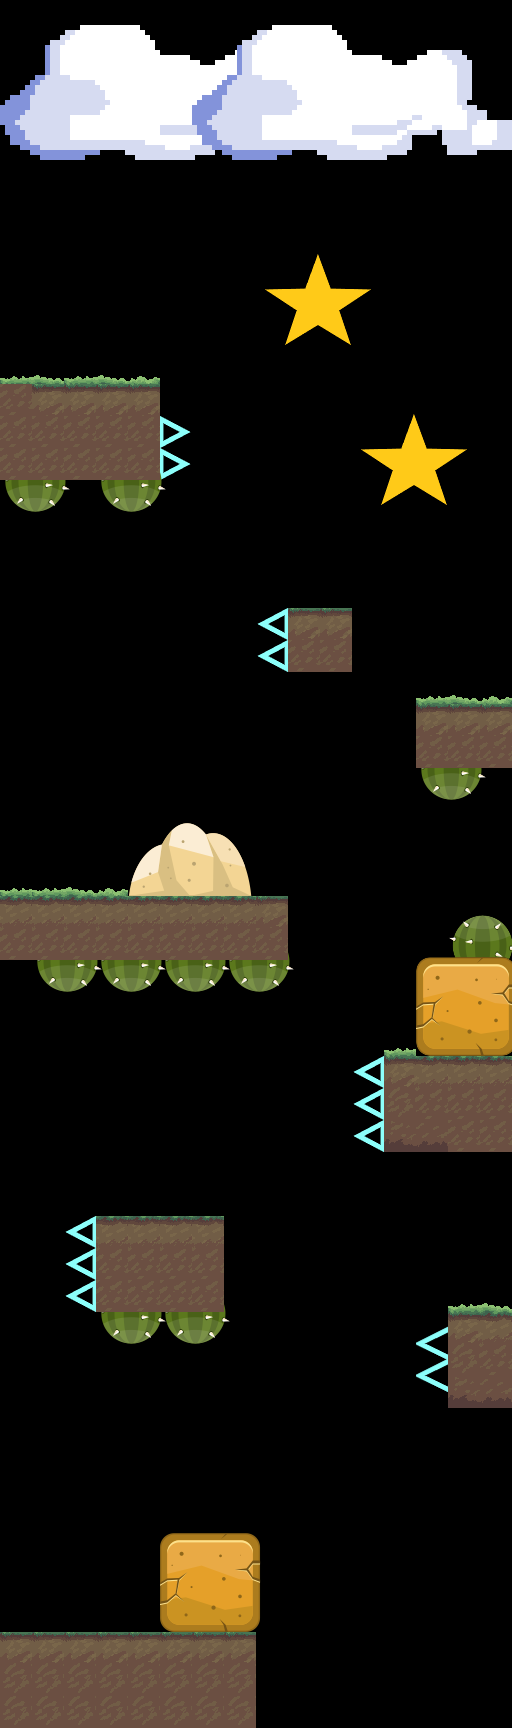

This is a level from a 2D game, rendered from its Tiled map with the project's own tilesets. A one-line summary and the complete map file follow:
An orthogonal 16x54 tile map with 32x32 px tiles, 2 tile layers (Tile Layer 2, Tile Layer 1), 2 tilesets and 29 objects.

<map version="1.2" tiledversion="1.2.4" orientation="orthogonal" renderorder="right-down" width="16" height="54" tilewidth="32" tileheight="32" infinite="0" nextlayerid="9" nextobjectid="61">
 <tileset firstgid="1" source="forest.tsx" />
 <tileset firstgid="233" source="objects.tsx" />
 <layer id="7" name="Tile Layer 2" width="16" height="54">
  <data encoding="csv">
0,0,0,0,0,0,0,0,0,0,0,0,0,0,0,0,
0,0,0,0,0,0,0,0,0,0,0,0,0,0,0,0,
0,0,0,0,0,0,0,0,0,0,0,0,0,0,0,0,
0,0,0,0,0,0,0,0,0,0,0,0,0,0,0,0,
0,0,0,0,0,0,0,0,0,0,0,0,0,0,0,0,
0,0,0,0,0,0,0,0,0,0,0,0,0,0,0,0,
0,0,0,0,0,0,0,0,0,0,0,0,0,0,0,0,
0,0,0,0,0,0,0,0,0,0,0,0,0,0,0,0,
0,0,0,0,0,0,0,0,0,0,0,0,0,0,0,0,
0,0,0,0,0,0,0,0,0,0,0,0,0,0,0,0,
0,0,0,0,0,0,0,0,0,0,0,0,0,0,0,0,
0,0,0,0,0,0,0,0,0,0,0,0,0,0,0,0,
0,0,0,0,0,0,0,0,0,0,0,0,0,0,0,0,
0,0,0,0,0,2684354818,0,0,0,0,0,0,0,0,0,0,
0,0,0,0,0,2684354818,0,0,0,0,0,0,0,0,0,0,
3221225726,0,0,3221225726,0,0,0,0,0,0,0,0,0,0,0,0,
0,0,0,0,0,0,0,0,0,0,0,0,0,0,0,0,
0,0,0,0,0,0,0,0,0,0,0,0,0,0,0,0,
0,0,0,0,0,0,0,0,0,0,0,0,0,0,0,0,
0,0,0,0,0,0,0,0,1610612994,0,0,0,0,0,0,0,
0,0,0,0,0,0,0,0,1610612994,0,0,0,0,0,0,0,
0,0,0,0,0,0,0,0,0,0,0,0,0,0,0,0,
0,0,0,0,0,0,0,0,0,0,0,0,0,0,0,0,
0,0,0,0,0,0,0,0,0,0,0,0,0,0,0,0,
0,0,0,0,0,0,0,0,0,0,0,0,0,3221225726,0,0,
0,0,0,0,0,0,0,0,0,0,0,0,0,0,0,0,
0,0,0,0,0,0,0,0,0,0,0,0,0,0,0,0,
0,0,0,0,0,0,0,0,0,0,0,0,0,0,0,0,
0,0,0,0,0,0,0,0,0,0,0,0,0,0,0,0,
0,0,0,0,0,0,0,0,0,0,0,0,0,0,254,0,
0,3221225726,0,3221225726,0,3221225726,0,3221225726,0,0,0,0,0,0,0,0,
0,0,0,0,0,0,0,0,0,0,0,0,0,0,0,0,
0,0,0,0,0,0,0,0,0,0,0,0,0,0,0,0,
0,0,0,0,0,0,0,0,0,0,0,1610612994,0,0,0,0,
0,0,0,0,0,0,0,0,0,0,0,1610612994,0,0,0,0,
0,0,0,0,0,0,0,0,0,0,0,1610612994,0,0,0,0,
0,0,0,0,0,0,0,0,0,0,0,0,0,0,0,0,
0,0,0,0,0,0,0,0,0,0,0,0,0,0,0,0,
0,0,1610612994,0,0,0,0,0,0,0,0,0,0,0,0,0,
0,0,1610612994,0,0,0,0,0,0,0,0,0,0,0,0,0,
0,0,1610612994,0,0,0,0,0,0,0,0,0,0,0,0,0,
0,0,0,3221225726,0,3221225726,0,0,0,0,0,0,0,0,0,0,
0,0,0,0,0,0,0,0,0,0,0,0,0,2684354817,0,0,
0,0,0,0,0,0,0,0,0,0,0,0,0,2684354817,0,0,
0,0,0,0,0,0,0,0,0,0,0,0,0,0,0,0,
0,0,0,0,0,0,0,0,0,0,0,0,0,0,0,0,
0,0,0,0,0,0,0,0,0,0,0,0,0,0,0,0,
0,0,0,0,0,0,0,0,0,0,0,0,0,0,0,0,
0,0,0,0,0,0,0,0,0,0,0,0,0,0,0,0,
0,0,0,0,0,0,0,0,0,0,0,0,0,0,0,0,
0,0,0,0,0,0,0,0,0,0,0,0,0,0,0,0,
0,0,0,0,0,0,0,0,0,0,0,0,0,0,0,0,
0,0,0,0,0,0,0,0,0,0,0,0,0,0,0,0,
0,0,0,0,0,0,0,0,0,0,0,0,0,0,0,0
</data>
 </layer>
 <layer id="8" name="Tile Layer 1" width="16" height="54">
  <data encoding="csv">
0,0,0,0,0,0,0,0,0,0,0,0,0,0,0,0,
0,0,0,0,0,0,0,0,0,0,0,0,0,0,0,0,
0,0,0,0,0,0,0,0,0,0,0,0,0,0,0,0,
0,0,0,0,0,0,0,0,0,0,0,0,0,0,0,0,
255,0,0,0,0,0,255,0,0,0,0,0,0,0,0,0,
0,0,0,0,0,0,0,0,0,0,0,0,0,0,0,0,
0,0,0,0,0,0,0,0,0,0,0,0,0,0,0,0,
0,0,0,0,0,0,0,0,0,0,0,0,0,0,0,0,
0,0,0,0,0,0,0,0,0,0,0,0,0,0,0,0,
0,0,0,0,0,0,0,0,0,0,0,0,0,0,0,0,
0,0,0,0,0,0,0,0,256,0,0,0,0,0,0,0,
126,127,126,127,128,0,0,0,0,0,0,0,0,0,0,0,
185,155,155,155,155,0,0,0,0,0,0,0,0,0,0,0,
185,185,185,185,185,0,0,0,0,0,0,0,0,0,0,0,
185,185,185,185,185,0,0,0,0,0,0,0,0,0,0,0,
0,0,0,0,0,0,0,0,0,0,0,256,0,0,0,0,
0,0,0,0,0,0,0,0,0,0,0,0,0,0,0,0,
0,0,0,0,0,0,0,0,0,0,0,0,0,0,0,0,
0,0,0,0,0,0,0,0,0,0,0,0,0,0,0,0,
0,0,0,0,0,0,0,0,0,155,155,0,0,0,0,0,
0,0,0,0,0,0,0,0,0,185,185,0,0,0,0,0,
0,0,0,0,0,0,0,0,0,0,0,0,0,126,127,128,
0,0,0,0,0,0,0,0,0,0,0,0,0,155,155,155,
0,0,0,0,0,0,0,0,0,0,0,0,0,185,185,185,
0,0,0,0,0,0,0,0,0,0,0,0,0,0,0,0,
0,0,0,0,0,0,0,0,0,0,0,0,0,0,0,0,
0,0,0,0,0,0,0,0,0,0,0,0,0,0,0,0,
126,126,127,128,259,0,0,0,0,0,0,0,0,0,0,0,
156,156,156,156,156,156,156,156,155,0,0,0,0,0,0,0,
185,185,185,185,185,185,185,185,185,0,0,0,0,0,0,0,
0,0,0,0,0,0,0,0,0,0,0,0,0,0,0,0,
0,0,0,0,0,0,0,0,0,0,0,0,0,0,0,0,
0,0,0,0,0,0,0,0,0,0,0,0,126,260,0,0,
0,0,0,0,0,0,0,0,0,0,0,0,155,156,156,156,
0,0,0,0,0,0,0,0,0,0,0,0,184,185,185,185,
0,0,0,0,0,0,0,0,0,0,0,0,213,214,185,185,
0,0,0,0,0,0,0,0,0,0,0,0,0,0,0,0,
0,0,0,0,0,0,0,0,0,0,0,0,0,0,0,0,
0,0,0,156,156,156,156,0,0,0,0,0,0,0,0,0,
0,0,0,185,185,185,185,0,0,0,0,0,0,0,0,0,
0,0,0,185,185,185,185,0,0,0,0,0,0,0,126,127,
0,0,0,0,0,0,0,0,0,0,0,0,0,0,155,156,
0,0,0,0,0,0,0,0,0,0,0,0,0,0,184,185,
0,0,0,0,0,0,0,0,0,0,0,0,0,0,213,214,
0,0,0,0,0,0,0,0,0,0,0,0,0,0,0,0,
0,0,0,0,0,0,0,0,0,0,0,0,0,0,0,0,
0,0,0,0,0,0,0,0,0,0,0,0,0,0,0,0,
0,0,0,0,0,0,0,0,0,0,0,0,0,0,0,0,
0,0,0,0,0,0,0,0,0,0,0,0,0,0,0,0,
0,0,0,0,0,0,0,0,0,0,0,0,0,0,0,0,
0,0,0,0,0,260,0,0,0,0,0,0,0,0,0,0,
155,155,155,155,155,155,155,155,0,0,0,0,0,0,0,0,
184,184,184,184,184,184,184,184,0,0,0,0,0,0,0,0,
184,184,184,184,184,184,184,184,0,0,0,0,0,0,0,0
</data>
 </layer>
 <objectgroup id="6" name="bounds">
  <object id="52" x="231.122" y="1727">
   <polyline points="0,0 279.878,-3.2403 278.99,-1724.92 -230.122,-1726 -229.233,-106.93" />
  </object>
  <object id="53" x="258" y="1728">
   <polyline points="0,0 -258,1 -257,-88" />
  </object>
 </objectgroup>
 <objectgroup id="3" name="ground">
  <object id="25" x="68" y="485">
   <polyline points="0,0 29,-2" />
  </object>
  <object id="38" x="1" y="1633">
   <polyline points="0,0 256,0 256,91" />
  </object>
  <object id="41" x="158" y="1632">
   <polyline points="0,0 1,-98 97,-97 96,2" />
  </object>
  <object id="42" x="450" y="1341">
   <polyline points="0,0 0,-30 62,-30" />
  </object>
  <object id="43" x="452" y="1410">
   <polyline points="0,0 62,-2" />
  </object>
  <object id="44" x="95" y="1311">
   <polyline points="0,0 1,-95 132,-94 130,0" />
  </object>
  <object id="46" x="2" y="385">
   <polyline points="0,0 161,0 161,26" />
  </object>
  <object id="47" x="291" y="610">
   <polyline points="0,0 60,0 63,63 1,64" />
  </object>
  <object id="48" x="416" y="704">
   <polyline points="1,64 0,0 97,0 96,65 69,65" />
  </object>
  <object id="49" x="125" y="895">
   <polyline points="-123,0 0,0 14,-43 31,-52 49,-74 70,-75 83,-66 112,-55 130,-3 163,0 163,63" />
  </object>
  <object id="50" x="3" y="962">
   <polyline points="0,0 26,0" />
  </object>
  <object id="51" x="455" y="959">
   <polyline points="0,0 -37,0 -36,97 -69,96 -70,193 56,193" />
  </object>
 </objectgroup>
 <objectgroup id="4" name="cloud">
  <object id="16" x="2" y="160">
   <polyline points="0,0 511,1" />
  </object>
 </objectgroup>
 <objectgroup id="5" name="danger">
  <object id="23" x="163" y="484">
   <polyline points="0,0 -12,22 -30,28 -48,24 -55,16 -64,6 -64,-3" />
  </object>
  <object id="24" x="68" y="484">
   <polyline points="0,0 -15,20 -36,27 -53,20 -63,4 -64,-1" />
  </object>
  <object id="28" x="453" y="958">
   <polyline points="0,0 -3,-21 2,-31 10,-37 22,-45 37,-42 48,-38 59,-27 61,-18" />
  </object>
  <object id="29" x="417" y="774">
   <polyline points="0,0 9,19 32,25 48,25 57,18 68,6 67,-2" />
  </object>
  <object id="31" x="33" y="965">
   <polyline points="0,0 12,20 27,27 45,29 56,21 63,6 66,0 72,11 80,21 97,26 107,26 115,21 125,11 131,-3 137,14 145,22 160,30 179,26 185,18 193,1 194,-2 199,11 208,21 222,25 233,26 240,25 249,16 259,7 259,-2" />
  </object>
  <object id="32" x="98" y="1317">
   <polyline points="0,0 10,16 24,26 40,28 54,20 60,14 63,4 65,2 75,14 82,22 96,26 108,26 115,21 124,14 132,0 132,-1" />
  </object>
  <object id="34" x="260" y="1700">
   <polyline points="0,0 249,-2" />
  </object>
  <object id="54" x="163" y="417">
   <polyline points="0,0 25,14 -1,29 27,46 -3,59" />
  </object>
  <object id="55" x="284" y="608">
   <polyline points="0,0 -26,15 2,29 -27,47 1,62" />
  </object>
  <object id="56" x="381" y="1055">
   <polyline points="0,0 -27,15 4,32 -25,46 0,61 -27,79 3,98" />
  </object>
  <object id="57" x="92" y="1217">
   <polyline points="0,0 -27,13 3,32 -26,48 1,60 -29,78 0,94" />
  </object>
  <object id="58" x="447" y="1326">
   <polyline points="0,0 -31,16 -4,32 -36,51 1,68" />
  </object>
  <object id="59" x="319" y="256">
   <polyline points="0,0 12,30 53,32 21,53 37,86 -1,69 -33,89 -24,54 -56,32 -15,32 -6,7" />
  </object>
  <object id="60" x="415" y="416">
   <polyline points="0,0 13,31 50,31 19,54 35,88 -1,71 -32,88 -25,54 -55,33 -17,31 -6,7" />
  </object>
 </objectgroup>
</map>
